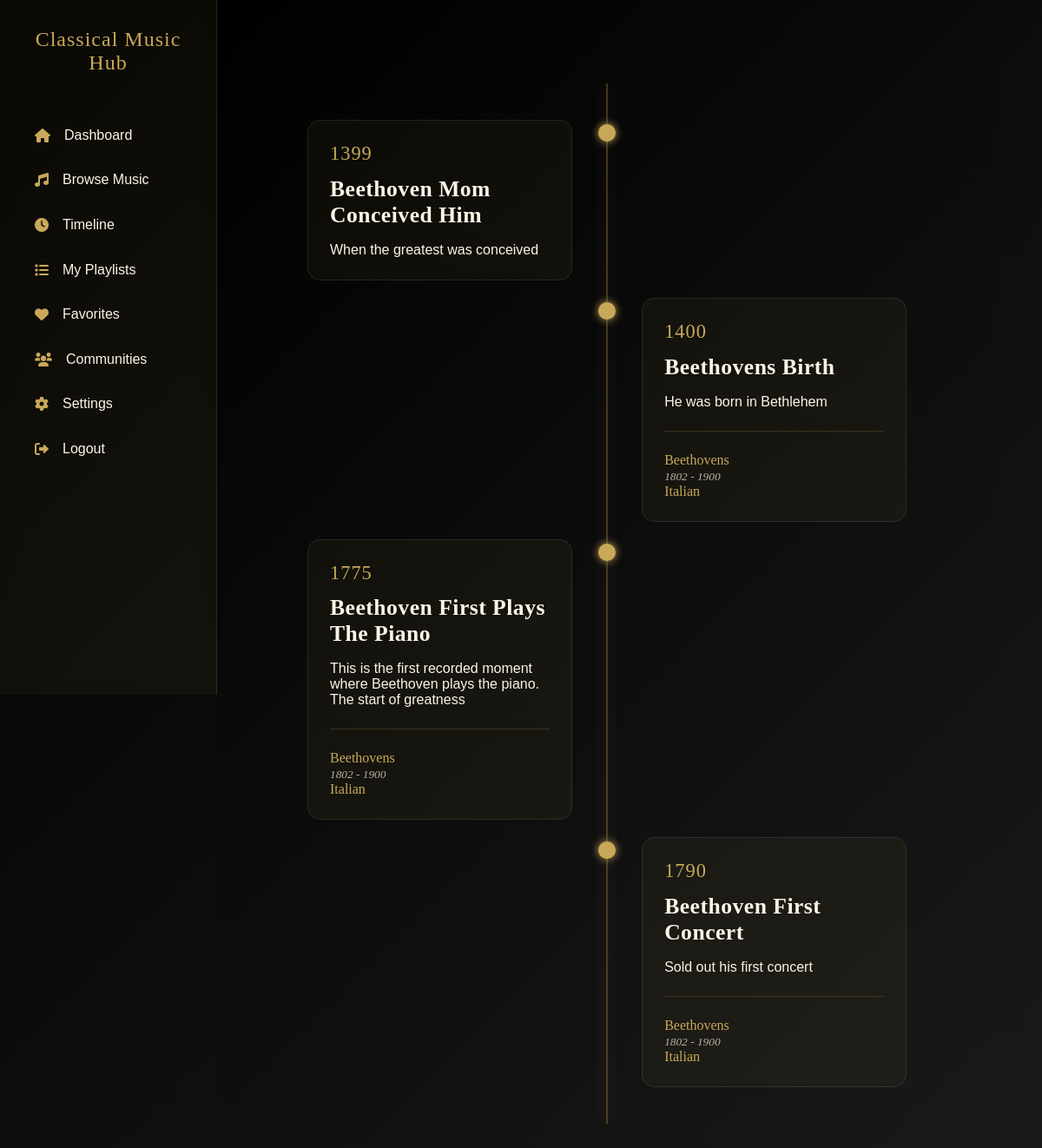
Page /pages/library/view_timeline.php?composer_id=1 (signed in) on the committed database.
### tables this page shows
CREATE TABLE `timeline_events` (
  `event_id` int(11) NOT NULL,
  `composer_id` int(11) DEFAULT NULL,
  `title` varchar(255) NOT NULL,
  `description` text DEFAULT NULL,
  `event_date` date DEFAULT NULL,
  `event_type` enum('birth','death','composition','performance','life_event') NOT NULL,
  `image_url` varchar(255) DEFAULT NULL,
  `created_at` timestamp NOT NULL DEFAULT current_timestamp()
);

CREATE TABLE `composers` (
  `composer_id` int(11) NOT NULL,
  `name` varchar(100) NOT NULL,
  `birth_date` date DEFAULT NULL,
  `death_date` date DEFAULT NULL,
  `nationality` varchar(100) DEFAULT NULL,
  `birth_place` varchar(100) DEFAULT NULL,
  `death_place` varchar(100) DEFAULT NULL,
  `biography` text DEFAULT NULL,
  `portrait_url` varchar(255) DEFAULT NULL,
  `era` varchar(50) DEFAULT NULL,
  `created_at` timestamp NOT NULL DEFAULT current_timestamp(),
  `updated_at` timestamp NOT NULL DEFAULT current_timestamp() ON UPDATE current_timestamp()
);

### pages/library/view_timeline.php (the view, shortened to what this page needs)
<?php
require_once '../../includes/db.php';
$events_query = "
    SELECT
        e.*,
        c.name as composer_name,
        c.birth_date,
        c.death_date,
        c.nationality,
        c.biography
    FROM timeline_events e
    LEFT JOIN composers c ON e.composer_id = c.composer_id
    ORDER BY e.event_date ASC
";
$events = $conn->query($events_query);
?>
<!DOCTYPE html>
<html lang="en">
<head>
    <link rel="stylesheet" href="https://cdnjs.cloudflare.com/ajax/libs/font-awesome/6.0.0/css/all.min.css">
</head>
<body class="timeline-view">
    <div class="page-container">
        <?php include '../../includes/components/sidebar.php'; ?>
        <main class="main-content">
            <div class="timeline">
                <?php
                $count = 0;
                while ($event = $events->fetch_assoc()):
                    $position = $count % 2 == 0 ? 'left' : 'right';
                    ?>
                    <div class="timeline-item <?php echo $position; ?>"
                        style="animation-delay: <?php echo $count * 0.2; ?>s">
                        <div class="timeline-content">
                            <div class="event-date">
                                <?php echo date('Y', strtotime($event['event_date'])); ?>
                            </div>
                            <h3 class="event-title">
                                <?php echo htmlspecialchars($event['title']); ?>
                            </h3>
                            <p><?php echo htmlspecialchars($event['description']); ?></p>
                            <?php if ($event['composer_name']): ?>
                                <div class="composer-info">
                                    <div class="composer-details">
                                        <div><?php echo htmlspecialchars($event['composer_name']); ?></div>
                                        <small>
                                            <?php
                                            if ($event['birth_date'] && $event['death_date']) {
                                                echo date('Y', strtotime($event['birth_date'])) . ' - ' .
                                                    date('Y', strtotime($event['death_date']));
                                            }
                                            ?>
                                        </small>
                                        <?php if ($event['nationality']): ?>
                                            <div><?php echo htmlspecialchars($event['nationality']); ?></div>
                                        <?php endif; ?>
                                    </div>
                                </div>
                            <?php endif; ?>
                        </div>
                    </div>
                    <?php
                    $count++;
                endwhile;
                ?>
            </div>
        </main>
    </div>
</body>
</html>

### pages/library/view_timeline.php (style rules this page uses)
:root { --primary: #fef5e7; --accent: #c9a959; --glass: rgba(254, 245, 231, 0.03); --border: rgba(254, 245, 231, 0.1); --glass-hover: rgba(254, 245, 231, 0.08); --timeline-dot: #c9a959; --timeline-line: rgba(201, 169, 89, 0.3); }
* { margin: 0; padding: 0; box-sizing: border-box; }
body { background: linear-gradient(135deg, #000000, #1a1a1a); color: var(--primary); font-family: 'Futura', sans-serif; }
.timeline { position: relative; max-width: 1200px; margin: 4rem auto; padding: 2rem; }
.timeline::after { content: ''; position: absolute; width: 2px; background: var(--timeline-line); top: 0; bottom: 0; left: 50%; margin-left: -1px; box-shadow: 0 0 15px var(--timeline-line); }
.timeline-item { padding: 10px 40px; position: relative; width: 50%; animation: fadeIn 0.5s ease-out forwards; opacity: 0; }
.timeline-item::after { content: ''; position: absolute; width: 20px; height: 20px; background: var(--timeline-dot); border-radius: 50%; top: 15px; z-index: 1; box-shadow: 0 0 10px var(--timeline-dot); }
.left { left: 0; }
.right { left: 50%; }
.left::after { right: -10px; }
.right::after { left: -10px; }
.timeline-content { padding: 25px; background: rgba(201, 169, 89, 0.05); border: 1px solid var(--border); border-radius: 15px; transition: all 0.3s ease; backdrop-filter: blur(10px); }
.event-date { font-family: 'Didot', serif; font-size: 1.4rem; color: var(--accent); margin-bottom: 0.8rem; letter-spacing: 1px; }
.event-title { font-size: 1.6rem; margin-bottom: 1rem; color: var(--primary); font-family: 'Didot', serif; letter-spacing: 0.5px; }
.composer-info { display: flex; align-items: center; gap: 1.2rem; margin-top: 1.5rem; padding-top: 1.5rem; border-top: 1px solid rgba(201, 169, 89, 0.2); }
.composer-details { font-family: 'Didot', serif; color: var(--accent); }
.composer-details small { color: rgba(254, 245, 231, 0.7); font-style: italic; }
.main-content { margin-left: 250px; padding: 2rem; min-height: 100vh; background: linear-gradient(135deg, rgba(0, 0, 0, 0.95), rgba(26, 26, 26, 0.95)); }
.page-container { display: flex; }

### rows in the picture
timeline_events: event_date "1399", title "Beethoven Mom Conceived Him", description "When the greatest was conceived"
timeline_events: event_date "1400", title "Beethovens Birth", description "He was born in Bethlehem", composer.name "Beethovens", composer.birth_date "1802", composer.death_date "1900", composer.nationality "Italian"
timeline_events: event_date "1775", title "Beethoven First Plays The Piano", description "This is the first recorded moment where Beethoven plays the piano. The start of greatness", composer.name "Beethovens", composer.birth_date "1802", composer.death_date "1900", composer.nationality "Italian"
timeline_events: event_date "1790", title "Beethoven First Concert", description "Sold out his first concert", composer.name "Beethovens", composer.birth_date "1802", composer.death_date "1900", composer.nationality "Italian"
